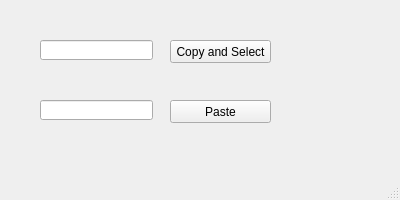
<?xml version="1.0" encoding="UTF-8"?>
<ui version="4.0">
 <class>main_window</class>
 <widget class="QMainWindow" name="main_window">
  <property name="geometry">
   <rect>
    <x>0</x>
    <y>0</y>
    <width>400</width>
    <height>200</height>
   </rect>
  </property>
  <property name="windowTitle">
   <string>Main Window</string>
  </property>
  <widget class="QWidget" name="central_widget">
   <widget class="QPushButton" name="push_button_paste">
    <property name="geometry">
     <rect>
      <x>170</x>
      <y>100</y>
      <width>101</width>
      <height>23</height>
     </rect>
    </property>
    <property name="text">
     <string>Paste</string>
    </property>
   </widget>
   <widget class="QPushButton" name="push_button_copy">
    <property name="geometry">
     <rect>
      <x>170</x>
      <y>40</y>
      <width>101</width>
      <height>23</height>
     </rect>
    </property>
    <property name="text">
     <string>Copy and Select</string>
    </property>
   </widget>
   <widget class="QLineEdit" name="line_edit_insert">
    <property name="geometry">
     <rect>
      <x>40</x>
      <y>40</y>
      <width>113</width>
      <height>20</height>
     </rect>
    </property>
   </widget>
   <widget class="QLineEdit" name="line_edit_paste">
    <property name="geometry">
     <rect>
      <x>40</x>
      <y>100</y>
      <width>113</width>
      <height>20</height>
     </rect>
    </property>
   </widget>
  </widget>
  <widget class="QStatusBar" name="status_bar"/>
 </widget>
 <resources/>
 <connections>
  <connection>
   <sender>push_button_copy</sender>
   <signal>released()</signal>
   <receiver>line_edit_insert</receiver>
   <slot>copy()</slot>
   <hints>
    <hint type="sourcelabel">
     <x>221</x>
     <y>122</y>
    </hint>
    <hint type="destinationlabel">
     <x>162</x>
     <y>121</y>
    </hint>
   </hints>
  </connection>
  <connection>
   <sender>push_button_copy</sender>
   <signal>pressed()</signal>
   <receiver>line_edit_insert</receiver>
   <slot>selectAll()</slot>
   <hints>
    <hint type="sourcelabel">
     <x>254</x>
     <y>126</y>
    </hint>
    <hint type="destinationlabel">
     <x>153</x>
     <y>123</y>
    </hint>
   </hints>
  </connection>
  <connection>
   <sender>push_button_paste</sender>
   <signal>clicked()</signal>
   <receiver>line_edit_paste</receiver>
   <slot>paste()</slot>
   <hints>
    <hint type="sourcelabel">
     <x>234</x>
     <y>192</y>
    </hint>
    <hint type="destinationlabel">
     <x>151</x>
     <y>198</y>
    </hint>
   </hints>
  </connection>
 </connections>
</ui>
